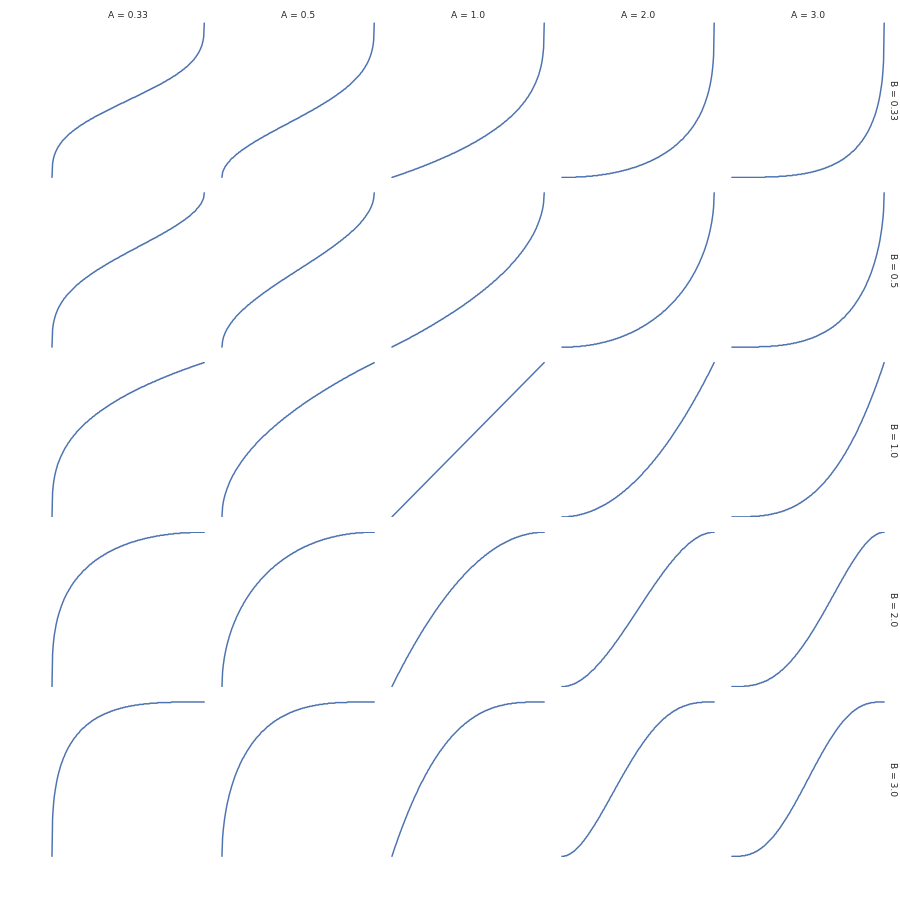

This chart was generated by the following Python code:
#!/usr/bin/env python3
"""
Generates grid of previews.
"""
import betapot
import numpy
import pandas
import seaborn
import fractions
seaborn.set_style("ticks")

def minplot(x, y, **kwargs):
    seaborn.plt.plot(x, y, **kwargs)
    seaborn.plt.axis('off')

def main():
    scales = [2, 3]
    param = [round(100 / x) / 100 for x in reversed(scales)] + [1] + scales

    ass = []
    bss = []
    ix = []
    vs = []
    for a in param:
        for b in param:
            indices, vals = betapot.lookup_table(float(a), float(b), 256, 0, 255)
            ix += list(indices)
            vs += list(vals)
            ass += list(numpy.repeat(a, len(indices)))
            bss += list(numpy.repeat(b, len(indices)))
    df = pandas.DataFrame(numpy.c_[ix, vs, ass, bss],
                          columns=["indices", "vals", "A", "B"])

    # Initialize a grid of plots with an Axes for each walk
    grid = seaborn.FacetGrid(df, col="A", row="B", margin_titles=True)

    grid.map(minplot, "indices", "vals")
    grid.set(xlim=(-1, 256), ylim=(-1, 256))

    # Adjust the arrangement of the plots
    grid.fig.tight_layout(w_pad=1)

    seaborn.plt.savefig("grid.png", dpi=60)
    seaborn.plt.show(block=True)

if __name__ == "__main__":
    main()
